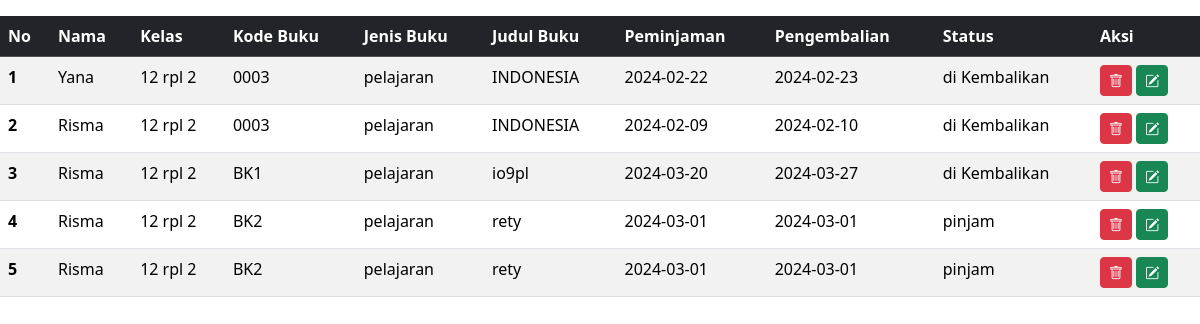
Page /app/tampil.php (signed in) on the committed database.
### tables this page shows
CREATE TABLE `peminjam` (
  `no` int(11) NOT NULL,
  `nama` varchar(30) NOT NULL,
  `kelas` varchar(30) NOT NULL,
  `kode_buku` varchar(100) NOT NULL,
  `jenis_buku` varchar(11) NOT NULL,
  `judul_buku` varchar(30) NOT NULL,
  `peminjaman` date NOT NULL,
  `pengembalian` date NOT NULL,
  `status` varchar(100) NOT NULL
);

### app/tampil.php (the view)
<?php
include "boot.php";
include "koneksi.php";
?>
<div class="mt-3">
    <table class="table table-striped">
        <thead>
        <tr class="table-dark">
            <th scope="col">No</th>
            <th scope="col">Nama</th>
            <th scope="col">Kelas</th>
            <th scope="col">Kode Buku</th>
            <th scope="col">Jenis Buku</th>
            <th scope="col">Judul Buku</th>
            <th scope="col">Peminjaman</th>
            <th scope="col">Pengembalian</th>
            <th scope="col">Status</th>
            <th scope="col">Aksi</th>
        </tr>
        </thead>
        <tbody>
        <?php
            $tampil = $konek->query("select*from Peminjam");
            while ($s = $tampil->fetch_array ()){
                @$no++;
        ?>
            <tr>
                <th scope="row"><?= $no; ?></th>
                <td><?= $s['nama'] ?></td>
                <td><?= $s['kelas'] ?></td>
                <td><?= $s['kode_buku'] ?></td>
                <td><?= $s['jenis_buku'] ?></td>
                <td><?= $s['judul_buku'] ?></td>
                <td><?= $s['peminjaman'] ?></td>
                <td><?= $s['pengembalian'] ?></td>
                <td><?= $s['status'] ?></td>
                <td>
                <a class="btn btn-danger btn btn-sm btn-xs" href="hapus.php?id=<?php echo $s['no'];?>" onclick="javascript:return confirm('Apakah anda ingin menghapus data ini?')"><i class="bi bi-trash"></i></a>
                <button class="btn btn-success btn btn-sm" onclick="document.location.href='update.php?id=<?= $s['no'] ?>'
                "><i class="bi bi-pencil-square"></i></i></button>
                </td>
<?php
}
?>
            </tr>
        </tbody>
    </table>
</div>

### app/boot.php (shortened to what this page needs)
<!doctype html>
<html lang="en">
  <head>
    <link href="https://cdn.jsdelivr.net/npm/bootstrap@5.3.2/dist/css/bootstrap.min.css" rel="stylesheet">
    <link href="https://cdn.jsdelivr.net/npm/bootstrap@5.3.2/dist/css/bootstrap.min.css" rel="stylesheet">
    <link rel="stylesheet" href="https://cdn.jsdelivr.net/npm/bootstrap-icons@1.11.3/font/bootstrap-icons.min.css">
  </head>

### rows in the picture
peminjam: nama "Yana", kelas "12 rpl 2", kode_buku "0003", jenis_buku "pelajaran", judul_buku "INDONESIA", peminjaman "2024-02-22", pengembalian "2024-02-23", status "di Kembalikan"
peminjam: nama "Risma", kelas "12 rpl 2", kode_buku "0003", jenis_buku "pelajaran", judul_buku "INDONESIA", peminjaman "2024-02-09", pengembalian "2024-02-10", status "di Kembalikan"
peminjam: nama "Risma", kelas "12 rpl 2", kode_buku "BK1", jenis_buku "pelajaran", judul_buku "io9pl", peminjaman "2024-03-20", pengembalian "2024-03-27", status "di Kembalikan"
peminjam: nama "Risma", kelas "12 rpl 2", kode_buku "BK2", jenis_buku "pelajaran", judul_buku "rety", peminjaman "2024-03-01", pengembalian "2024-03-01", status "pinjam"
peminjam: nama "Risma", kelas "12 rpl 2", kode_buku "BK2", jenis_buku "pelajaran", judul_buku "rety", peminjaman "2024-03-01", pengembalian "2024-03-01", status "pinjam"
